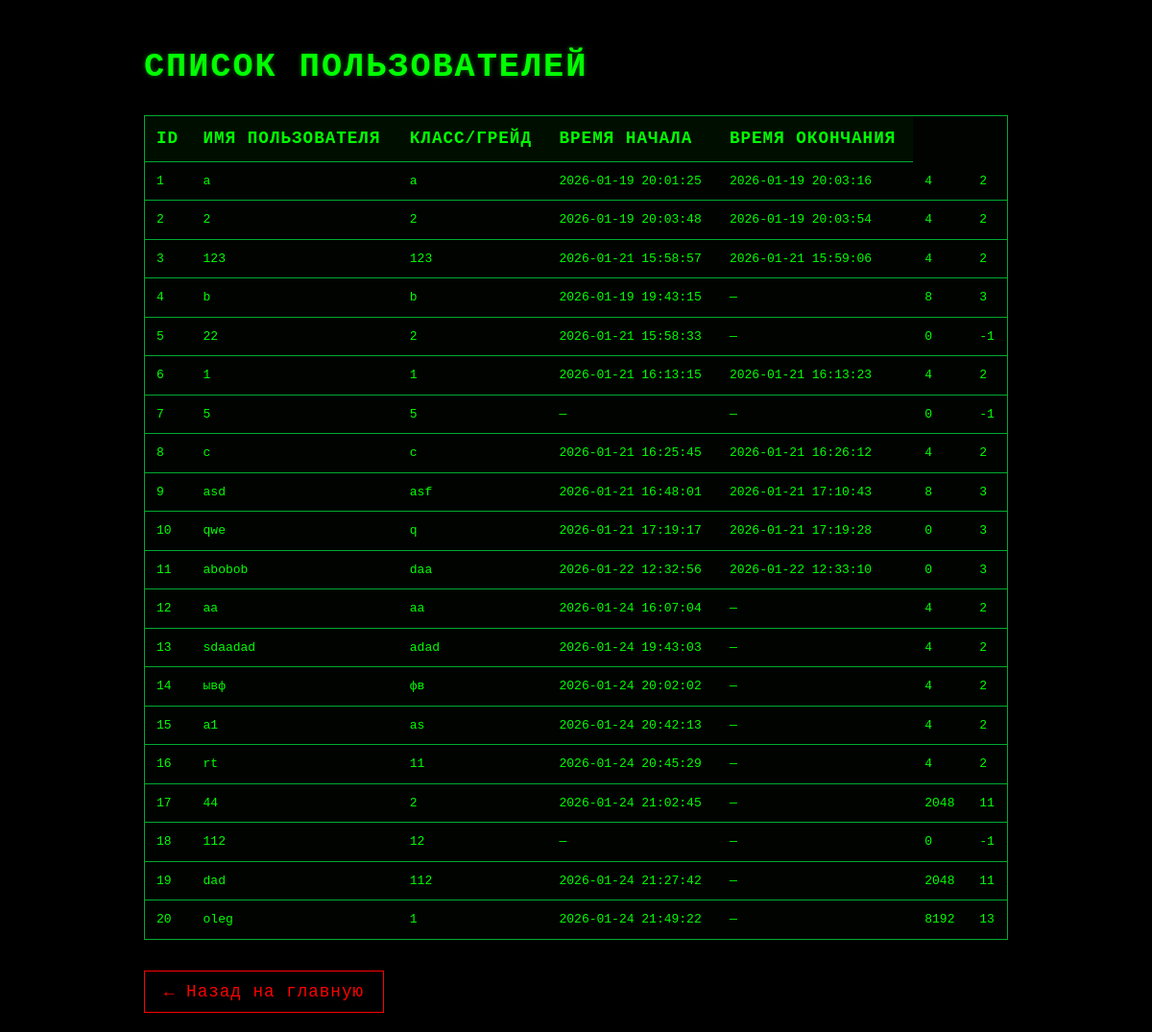
Page /list on the committed database.
### models.py (models this page shows)
class User(Base):
    __tablename__ = "users"
    id = Column(Integer, primary_key=True, index=True)
    username = Column(String, unique=True, index=True)
    grade = Column(String, index=True)  # убрал unique=True, если это не требуется
    start_time = Column(DateTime, nullable=True)
    end_time = Column(DateTime, nullable=True)
    solved_tasks = Column(Integer)
    active_task = Column(Integer, nullable=True)

### main.py (the view)
@app.get("/list", response_class=HTMLResponse)
async def show_list(request: Request, db: Session = Depends(get_db)):
    users = db.query(User).all()
    return templates.TemplateResponse("list.html", {"request": request, "users": users})

### templates/list.html (shortened to what this page needs)
<!DOCTYPE html>
<html lang="ru">
<head>
</head>
<body>
    <div class="container">
        <h1>СПИСОК ПОЛЬЗОВАТЕЛЕЙ</h1>
        {% if users %}
            <table>
                <thead>
                    <tr>
                        <th>ID</th>
                        <th>Имя пользователя</th>
                        <th>Класс/Грейд</th>
                        <th>Время начала</th>
                        <th>Время окончания</th>
                    </tr>
                </thead>
                <tbody>
                    {% for user in users %}
                    <tr>
                        <td>{{ user.id }}</td>
                        <td>{{ user.username }}</td>
                        <td>{{ user.grade or '—' }}</td>
                        <td>{{ user.start_time.strftime('%Y-%m-%d %H:%M:%S') if user.start_time else '—' }}</td>
                        <td>{{ user.end_time.strftime('%Y-%m-%d %H:%M:%S') if user.end_time else '—' }}</td>
                        <td>{{ user.solved_tasks }}</td>
                        <td>{{ user.active_task }}</td>
                    </tr>
                    {% endfor %}
                </tbody>
            </table>
        {% else %}
            <p class="empty">Пользователи не найдены.</p>
        {% endif %}
        <a href="/" class="back-link">← Назад на главную</a>
    </div>
</body>
</html>

### templates/list.html (style rules this page uses)
body { background-color: #000; color: #0f0; font-family: 'Courier New', monospace; margin: 0; padding: 20px; line-height: 1.5; }
h1 { font-size: 2.2rem; margin-bottom: 1.5rem; letter-spacing: 2px; text-shadow: 0 0 5px rgba(0, 255, 0, 0.4); }
.container { max-width: 900px; margin: 0 auto; }
table { width: 100%; border-collapse: collapse; margin-top: 1rem; background: rgba(0, 15, 0, 0.2); border: 1px solid #0a3; }
th, td { padding: 10px 12px; text-align: left; border-bottom: 1px solid #0a3; }
th { background: rgba(0, 30, 0, 0.4); font-weight: bold; text-transform: uppercase; letter-spacing: 1px; font-size: 1.1rem; }
tr:last-child td { border-bottom: none; }
.back-link { display: inline-block; margin-top: 2rem; padding: 8px 20px; background: transparent; color: #f00; border: 1px solid #f00; text-decoration: none; font-family: 'Courier New', monospace; font-size: 1.1rem; letter-spacing: 1px; transition: all 0.2s; }
body { font-family: monospace; }

### rows in the picture
User: id "1", username "a", grade "a", start_time "2026-01-19 20:01:25", end_time "2026-01-19 20:03:16", solved_tasks "4", active_task "2"
User: id "2", username "2", grade "2", start_time "2026-01-19 20:03:48", end_time "2026-01-19 20:03:54", solved_tasks "4", active_task "2"
User: id "3", username "123", grade "123", start_time "2026-01-21 15:58:57", end_time "2026-01-21 15:59:06", solved_tasks "4", active_task "2"
User: id "4", username "b", grade "b", start_time "2026-01-19 19:43:15", end_time "—", solved_tasks "8", active_task "3"
User: id "5", username "22", grade "2", start_time "2026-01-21 15:58:33", end_time "—", solved_tasks "0", active_task "-1"
User: id "6", username "1", grade "1", start_time "2026-01-21 16:13:15", end_time "2026-01-21 16:13:23", solved_tasks "4", active_task "2"
User: id "7", username "5", grade "5", start_time "—", end_time "—", solved_tasks "0", active_task "-1"
User: id "8", username "c", grade "c", start_time "2026-01-21 16:25:45", end_time "2026-01-21 16:26:12", solved_tasks "4", active_task "2"
User: id "9", username "asd", grade "asf", start_time "2026-01-21 16:48:01", end_time "2026-01-21 17:10:43", solved_tasks "8", active_task "3"
User: id "10", username "qwe", grade "q", start_time "2026-01-21 17:19:17", end_time "2026-01-21 17:19:28", solved_tasks "0", active_task "3"
User: id "11", username "abobob", grade "daa", start_time "2026-01-22 12:32:56", end_time "2026-01-22 12:33:10", solved_tasks "0", active_task "3"
User: id "12", username "aa", grade "aa", start_time "2026-01-24 16:07:04", end_time "—", solved_tasks "4", active_task "2"
User: id "13", username "sdaadad", grade "adad", start_time "2026-01-24 19:43:03", end_time "—", solved_tasks "4", active_task "2"
User: id "14", username "ывф", grade "фв", start_time "2026-01-24 20:02:02", end_time "—", solved_tasks "4", active_task "2"
User: id "15", username "a1", grade "as", start_time "2026-01-24 20:42:13", end_time "—", solved_tasks "4", active_task "2"
User: id "16", username "rt", grade "11", start_time "2026-01-24 20:45:29", end_time "—", solved_tasks "4", active_task "2"
User: id "17", username "44", grade "2", start_time "2026-01-24 21:02:45", end_time "—", solved_tasks "2048", active_task "11"
User: id "18", username "112", grade "12", start_time "—", end_time "—", solved_tasks "0", active_task "-1"
User: id "19", username "dad", grade "112", start_time "2026-01-24 21:27:42", end_time "—", solved_tasks "2048", active_task "11"
User: id "20", username "oleg", grade "1", start_time "2026-01-24 21:49:22", end_time "—", solved_tasks "8192", active_task "13"
